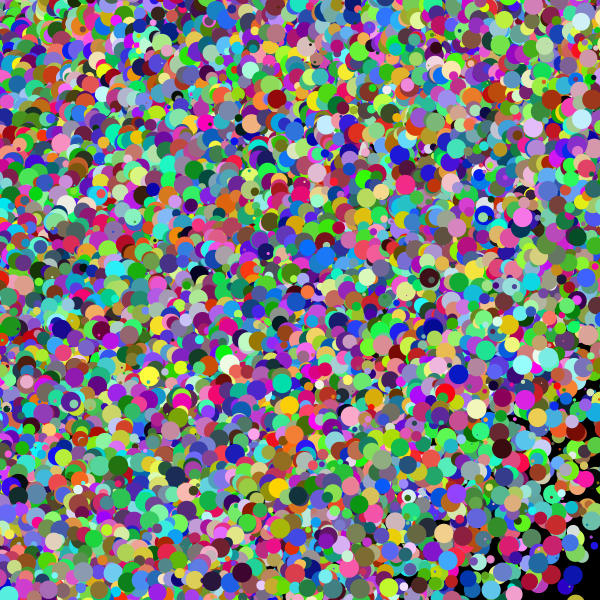
Frame 1 (no input)
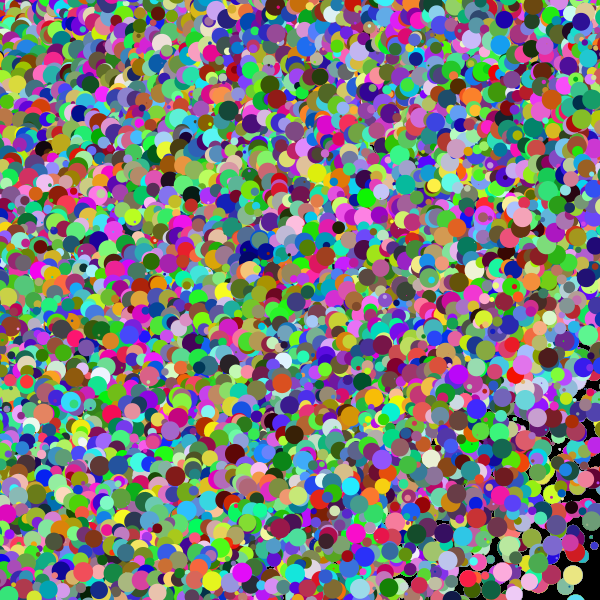
Frame 60 (the mouse pressed at the canvas centre just before this capture)
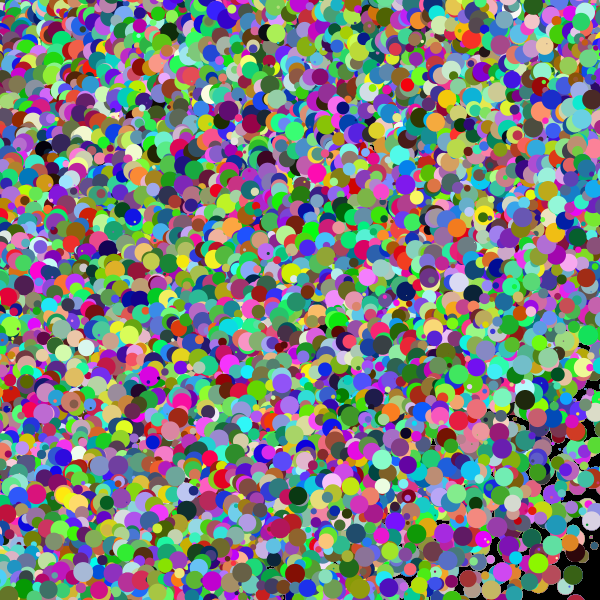
Frame 120 (the mouse held since frame 60 and released just before this capture)

The Processing sketch that drew these frames (run headless with seeded random() and noise(); from frame 60 on, the mouse is pressed at the canvas centre):

// Processing sketch: processing_46132
// ── processing_46132.pde

void setup(){
  size(600,600);
  smooth();
  background(0);
  fill(255);
  noStroke();
  
}

void draw(){
  float ellSize=0;
  for(int x=0; x<width;x+=2){
  for(int y=0; y<height; y+=2){
    ellSize=sin(y+x)*20;
   rotate(x); //expect ellipses between 0-10 pixels
    ellipse(x,y,ellSize,ellSize);
    fill(random(255),random(255),random(255));   
  }
  }
}
    
